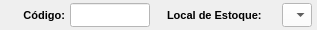
              <widget class="QWidget" name="widget_39" native="true">
               <property name="minimumSize">
                <size>
                 <width>0</width>
                 <height>0</height>
                </size>
               </property>
               <property name="maximumSize">
                <size>
                 <width>16777215</width>
                 <height>30</height>
                </size>
               </property>
               <property name="styleSheet">
                <string notr="true"/>
               </property>
               <layout class="QHBoxLayout" name="horizontalLayout_7">
                <property name="spacing">
                 <number>5</number>
                </property>
                <property name="leftMargin">
                 <number>5</number>
                </property>
                <property name="topMargin">
                 <number>3</number>
                </property>
                <property name="rightMargin">
                 <number>5</number>
                </property>
                <property name="bottomMargin">
                 <number>3</number>
                </property>
                <item>
                 <widget class="QLabel" name="label_62">
                  <property name="minimumSize">
                   <size>
                    <width>60</width>
                    <height>0</height>
                   </size>
                  </property>
                  <property name="maximumSize">
                   <size>
                    <width>60</width>
                    <height>16777215</height>
                   </size>
                  </property>
                  <property name="font">
                   <font>
                    <pointsize>8</pointsize>
                    <weight>75</weight>
                    <bold>true</bold>
                   </font>
                  </property>
                  <property name="text">
                   <string>Código:</string>
                  </property>
                  <property name="alignment">
                   <set>Qt::AlignRight|Qt::AlignTrailing|Qt::AlignVCenter</set>
                  </property>
                 </widget>
                </item>
                <item>
                 <widget class="QLineEdit" name="line_Codigo">
                  <property name="sizePolicy">
                   <sizepolicy hsizetype="Preferred" vsizetype="Preferred">
                    <horstretch>0</horstretch>
                    <verstretch>0</verstretch>
                   </sizepolicy>
                  </property>
                  <property name="minimumSize">
                   <size>
                    <width>0</width>
                    <height>0</height>
                   </size>
                  </property>
                  <property name="maximumSize">
                   <size>
                    <width>80</width>
                    <height>16777215</height>
                   </size>
                  </property>
                  <property name="font">
                   <font>
                    <pointsize>8</pointsize>
                   </font>
                  </property>
                  <property name="styleSheet">
                   <string notr="true">background-color: rgb(255, 255, 255);</string>
                  </property>
                  <property name="alignment">
                   <set>Qt::AlignCenter</set>
                  </property>
                 </widget>
                </item>
                <item>
                 <widget class="QLabel" name="label_14">
                  <property name="text">
                   <string/>
                  </property>
                 </widget>
                </item>
                <item>
                 <widget class="QLabel" name="label_34">
                  <property name="minimumSize">
                   <size>
                    <width>110</width>
                    <height>0</height>
                   </size>
                  </property>
                  <property name="maximumSize">
                   <size>
                    <width>110</width>
                    <height>16777215</height>
                   </size>
                  </property>
                  <property name="font">
                   <font>
                    <pointsize>8</pointsize>
                    <weight>75</weight>
                    <bold>true</bold>
                   </font>
                  </property>
                  <property name="text">
                   <string>Local de Estoque:</string>
                  </property>
                  <property name="alignment">
                   <set>Qt::AlignLeading|Qt::AlignLeft|Qt::AlignVCenter</set>
                  </property>
                 </widget>
                </item>
                <item>
                 <widget class="QComboBox" name="combo_Local_Estoque">
                  <property name="sizePolicy">
                   <sizepolicy hsizetype="Preferred" vsizetype="Preferred">
                    <horstretch>0</horstretch>
                    <verstretch>0</verstretch>
                   </sizepolicy>
                  </property>
                  <property name="minimumSize">
                   <size>
                    <width>0</width>
                    <height>0</height>
                   </size>
                  </property>
                  <property name="maximumSize">
                   <size>
                    <width>16777215</width>
                    <height>25</height>
                   </size>
                  </property>
                  <property name="font">
                   <font>
                    <pointsize>8</pointsize>
                   </font>
                  </property>
                  <property name="styleSheet">
                   <string notr="true">background-color: rgb(255, 255, 255);</string>
                  </property>
                  <item>
                   <property name="text">
                    <string/>
                   </property>
                  </item>
                 </widget>
                </item>
               </layout>
              </widget>
